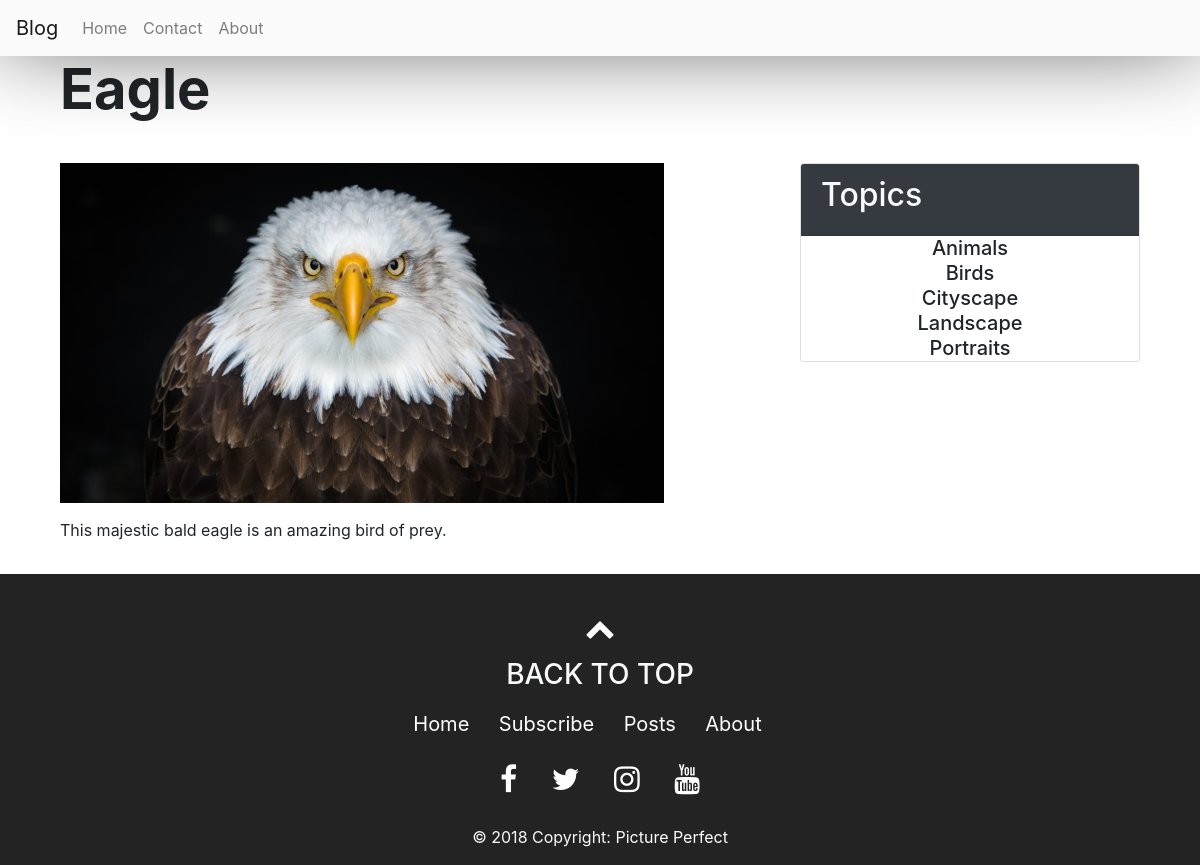
Page /single_post.php?post-slug=eagle on the committed database.
### tables this page shows
CREATE TABLE IF NOT EXISTS `posts` (
  `id` int(11) NOT NULL AUTO_INCREMENT,
  `admin_id` int(11) NOT NULL,
  `title` varchar(255) NOT NULL,
  `slug` varchar(255) NOT NULL,
  `image` varchar(255) NOT NULL,
  `body` text NOT NULL,
  `created_at` datetime NOT NULL DEFAULT CURRENT_TIMESTAMP,
  PRIMARY KEY (`id`),
  UNIQUE KEY `slug` (`slug`),
  KEY `admin_id` (`admin_id`)
);

CREATE TABLE IF NOT EXISTS `topics` (
  `id` int(11) NOT NULL AUTO_INCREMENT,
  `name` varchar(255) NOT NULL,
  `slug` varchar(255) NOT NULL,
  PRIMARY KEY (`id`),
  UNIQUE KEY `slug` (`slug`)
);

### includes/functions.php (called while the page is built, shortened)
<?php
function getPostTopic($post_id){
	global $conn;
	$sql = "SELECT * FROM topics WHERE id=
			(SELECT topic_id FROM post_topic WHERE post_id=$post_id) LIMIT 1";
	$result = mysqli_query($conn, $sql);
	$topic = mysqli_fetch_assoc($result);
	return $topic;
}
function getPost($slug){
	global $conn;
	$post_slug = $_GET['post-slug'];
	$sql = "SELECT * FROM posts WHERE slug='$post_slug'";
	$result = mysqli_query($conn, $sql);
	$post = mysqli_fetch_assoc($result);
	if ($post) {
		$post['topic'] = getPostTopic($post['id']);
	}
	return $post;
}
function getAllTopics()
{
	global $conn;
	$sql = "SELECT * FROM topics";
	$result = mysqli_query($conn, $sql);
	$topics = mysqli_fetch_all($result, MYSQLI_ASSOC);
	return $topics;
}
?>

### single_post.php (the view, shortened to what this page needs)
<?php  include('config.php'); ?>
<?php  include('includes/functions.php'); ?>
<?php
	if (isset($_GET['post-slug'])) {
		$post = getPost($_GET['post-slug']);
	}
	$topics = getAllTopics();
?>
<?php include('includes/head_section.php'); ?>
<body>
		<?php include( ROOT_PATH . '/includes/navbar.php'); ?>
<div class="container " >
    <h1 class="post-title display-4 font-weight-bold col-md-12"><?php echo $post['title']; ?></h1>
    <div class="row">
    <div class="content d-flex justify-content-center col-md-8" >
		<div class="post-wrapper">
			<div class="full-post-div ">
				<center>
				<a href="<?php echo BASE_URL . '/static/' . $post['image']; ?>" data-fancybox ><img class='img-fluid single-post-img dimconstraints' src="<?php echo BASE_URL . '/static/' . $post['image']; ?>" class="mx-auto d-block"></a>
				</center>
                <div class="post-body-div">
					<?php echo html_entity_decode($post['body']); ?>
				</div>
			</div>
		</div>
	</div>
    <div class= "content d-flex justify-content-center col-md-4">
			<div class="card" style="
    width: 350px;
    height: fit-content;
">
				<div class="card-header text-light bg-dark">
					<h2>Topics</h2>
				</div>
				<div class="card-content text-center">
					<?php foreach ($topics as $topic): ?>
						<a class="h5"
							href="<?php echo BASE_URL . 'filtered_posts.php?topic=' . $topic['id'] ?>">
							<?php echo $topic['name'].'<br>'; ?>
						</a>
					<?php endforeach ?>
				</div>
			</div>
		</div>
    </div>
    </div>
<?php include( ROOT_PATH . '/includes/footer.php'); ?>

### static/style.css (style rules this page uses)
.row { margin:0px; }
.content { margin-top: 32px; margin-bottom: 32px; }
.full-post-div { margin-right: 20px; text-align: justify; width:85%; }
.post-body-div { margin-top: 15px; }

### rows in the picture
posts: title "Eagle", image (picture), body "This majestic bald eagle is an amazing bird of prey."
topics: name "Animals"
topics: name "Birds"
topics: name "Cityscape"
topics: name "Landscape"
topics: name "Portraits"
